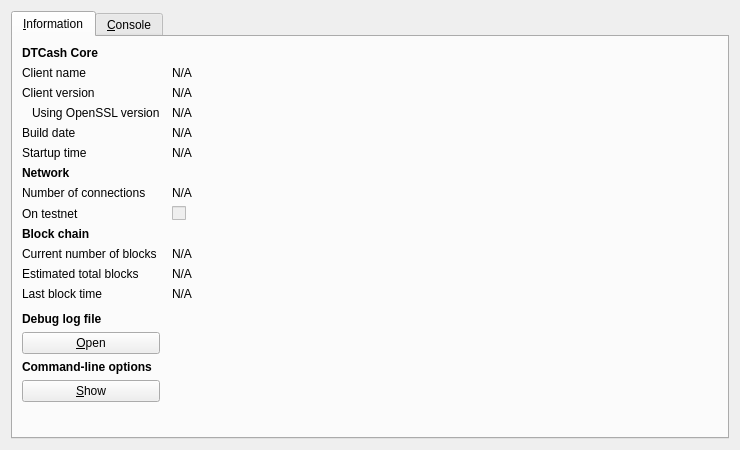
<?xml version="1.0" encoding="UTF-8"?>
<ui version="4.0">
 <class>RPCConsole</class>
 <widget class="QDialog" name="RPCConsole">
  <property name="geometry">
   <rect>
    <x>0</x>
    <y>0</y>
    <width>740</width>
    <height>450</height>
   </rect>
  </property>
  <property name="windowTitle">
   <string>DTCash - Debug window</string>
  </property>
  <layout class="QVBoxLayout" name="verticalLayout_2">
   <item>
    <widget class="QTabWidget" name="tabWidget">
     <property name="currentIndex">
      <number>0</number>
     </property>
     <widget class="QWidget" name="tab_info">
      <attribute name="title">
       <string>&amp;Information</string>
      </attribute>
      <layout class="QGridLayout" name="gridLayout" columnstretch="0,1">
       <property name="horizontalSpacing">
        <number>12</number>
       </property>
       <item row="0" column="0">
        <widget class="QLabel" name="label_9">
         <property name="font">
          <font>
           <weight>75</weight>
           <bold>true</bold>
          </font>
         </property>
         <property name="text">
          <string>DTCash Core</string>
         </property>
        </widget>
       </item>
       <item row="1" column="0">
        <widget class="QLabel" name="label_5">
         <property name="text">
          <string>Client name</string>
         </property>
        </widget>
       </item>
       <item row="1" column="1">
        <widget class="QLabel" name="clientName">
         <property name="cursor">
          <cursorShape>IBeamCursor</cursorShape>
         </property>
         <property name="text">
          <string>N/A</string>
         </property>
         <property name="textFormat">
          <enum>Qt::PlainText</enum>
         </property>
         <property name="textInteractionFlags">
          <set>Qt::LinksAccessibleByMouse|Qt::TextSelectableByKeyboard|Qt::TextSelectableByMouse</set>
         </property>
        </widget>
       </item>
       <item row="2" column="0">
        <widget class="QLabel" name="label_6">
         <property name="text">
          <string>Client version</string>
         </property>
        </widget>
       </item>
       <item row="2" column="1">
        <widget class="QLabel" name="clientVersion">
         <property name="cursor">
          <cursorShape>IBeamCursor</cursorShape>
         </property>
         <property name="text">
          <string>N/A</string>
         </property>
         <property name="textFormat">
          <enum>Qt::PlainText</enum>
         </property>
         <property name="textInteractionFlags">
          <set>Qt::LinksAccessibleByMouse|Qt::TextSelectableByKeyboard|Qt::TextSelectableByMouse</set>
         </property>
        </widget>
       </item>
       <item row="3" column="0">
        <widget class="QLabel" name="label_14">
         <property name="text">
          <string>Using OpenSSL version</string>
         </property>
         <property name="indent">
          <number>10</number>
         </property>
        </widget>
       </item>
       <item row="3" column="1">
        <widget class="QLabel" name="openSSLVersion">
         <property name="cursor">
          <cursorShape>IBeamCursor</cursorShape>
         </property>
         <property name="text">
          <string>N/A</string>
         </property>
         <property name="textFormat">
          <enum>Qt::PlainText</enum>
         </property>
         <property name="textInteractionFlags">
          <set>Qt::LinksAccessibleByMouse|Qt::TextSelectableByKeyboard|Qt::TextSelectableByMouse</set>
         </property>
        </widget>
       </item>
       <item row="4" column="0">
        <widget class="QLabel" name="label_12">
         <property name="text">
          <string>Build date</string>
         </property>
        </widget>
       </item>
       <item row="4" column="1">
        <widget class="QLabel" name="buildDate">
         <property name="cursor">
          <cursorShape>IBeamCursor</cursorShape>
         </property>
         <property name="text">
          <string>N/A</string>
         </property>
         <property name="textFormat">
          <enum>Qt::PlainText</enum>
         </property>
         <property name="textInteractionFlags">
          <set>Qt::LinksAccessibleByMouse|Qt::TextSelectableByKeyboard|Qt::TextSelectableByMouse</set>
         </property>
        </widget>
       </item>
       <item row="5" column="0">
        <widget class="QLabel" name="label_13">
         <property name="text">
          <string>Startup time</string>
         </property>
        </widget>
       </item>
       <item row="5" column="1">
        <widget class="QLabel" name="startupTime">
         <property name="cursor">
          <cursorShape>IBeamCursor</cursorShape>
         </property>
         <property name="text">
          <string>N/A</string>
         </property>
         <property name="textFormat">
          <enum>Qt::PlainText</enum>
         </property>
         <property name="textInteractionFlags">
          <set>Qt::LinksAccessibleByMouse|Qt::TextSelectableByKeyboard|Qt::TextSelectableByMouse</set>
         </property>
        </widget>
       </item>
       <item row="6" column="0">
        <widget class="QLabel" name="label_11">
         <property name="font">
          <font>
           <weight>75</weight>
           <bold>true</bold>
          </font>
         </property>
         <property name="text">
          <string>Network</string>
         </property>
        </widget>
       </item>
       <item row="7" column="0">
        <widget class="QLabel" name="label_7">
         <property name="text">
          <string>Number of connections</string>
         </property>
        </widget>
       </item>
       <item row="7" column="1">
        <widget class="QLabel" name="numberOfConnections">
         <property name="cursor">
          <cursorShape>IBeamCursor</cursorShape>
         </property>
         <property name="text">
          <string>N/A</string>
         </property>
         <property name="textFormat">
          <enum>Qt::PlainText</enum>
         </property>
         <property name="textInteractionFlags">
          <set>Qt::LinksAccessibleByMouse|Qt::TextSelectableByKeyboard|Qt::TextSelectableByMouse</set>
         </property>
        </widget>
       </item>
       <item row="8" column="0">
        <widget class="QLabel" name="label_8">
         <property name="text">
          <string>On testnet</string>
         </property>
        </widget>
       </item>
       <item row="8" column="1">
        <widget class="QCheckBox" name="isTestNet">
         <property name="enabled">
          <bool>false</bool>
         </property>
         <property name="text">
          <string/>
         </property>
        </widget>
       </item>
       <item row="9" column="0">
        <widget class="QLabel" name="label_10">
         <property name="font">
          <font>
           <weight>75</weight>
           <bold>true</bold>
          </font>
         </property>
         <property name="text">
          <string>Block chain</string>
         </property>
        </widget>
       </item>
       <item row="10" column="0">
        <widget class="QLabel" name="label_3">
         <property name="text">
          <string>Current number of blocks</string>
         </property>
        </widget>
       </item>
       <item row="10" column="1">
        <widget class="QLabel" name="numberOfBlocks">
         <property name="cursor">
          <cursorShape>IBeamCursor</cursorShape>
         </property>
         <property name="text">
          <string>N/A</string>
         </property>
         <property name="textFormat">
          <enum>Qt::PlainText</enum>
         </property>
         <property name="textInteractionFlags">
          <set>Qt::LinksAccessibleByMouse|Qt::TextSelectableByKeyboard|Qt::TextSelectableByMouse</set>
         </property>
        </widget>
       </item>
       <item row="11" column="0">
        <widget class="QLabel" name="label_4">
         <property name="text">
          <string>Estimated total blocks</string>
         </property>
        </widget>
       </item>
       <item row="11" column="1">
        <widget class="QLabel" name="totalBlocks">
         <property name="cursor">
          <cursorShape>IBeamCursor</cursorShape>
         </property>
         <property name="text">
          <string>N/A</string>
         </property>
         <property name="textFormat">
          <enum>Qt::PlainText</enum>
         </property>
         <property name="textInteractionFlags">
          <set>Qt::LinksAccessibleByMouse|Qt::TextSelectableByKeyboard|Qt::TextSelectableByMouse</set>
         </property>
        </widget>
       </item>
       <item row="12" column="0">
        <widget class="QLabel" name="label_2">
         <property name="text">
          <string>Last block time</string>
         </property>
        </widget>
       </item>
       <item row="12" column="1">
        <widget class="QLabel" name="lastBlockTime">
         <property name="cursor">
          <cursorShape>IBeamCursor</cursorShape>
         </property>
         <property name="text">
          <string>N/A</string>
         </property>
         <property name="textFormat">
          <enum>Qt::PlainText</enum>
         </property>
         <property name="textInteractionFlags">
          <set>Qt::LinksAccessibleByMouse|Qt::TextSelectableByKeyboard|Qt::TextSelectableByMouse</set>
         </property>
        </widget>
       </item>
       <item row="13" column="0">
        <spacer name="verticalSpacer_2">
         <property name="orientation">
          <enum>Qt::Vertical</enum>
         </property>
         <property name="sizeHint" stdset="0">
          <size>
           <width>20</width>
           <height>20</height>
          </size>
         </property>
        </spacer>
       </item>
       <item row="14" column="0">
        <widget class="QLabel" name="labelDebugLogfile">
         <property name="font">
          <font>
           <weight>75</weight>
           <bold>true</bold>
          </font>
         </property>
         <property name="text">
          <string>Debug log file</string>
         </property>
        </widget>
       </item>
       <item row="15" column="0">
        <widget class="QPushButton" name="openDebugLogfileButton">
         <property name="toolTip">
          <string>Open the DTCash debug log file from the current data directory. This can take a few seconds for large log files.</string>
         </property>
         <property name="text">
          <string>&amp;Open</string>
         </property>
         <property name="autoDefault">
          <bool>false</bool>
         </property>
        </widget>
       </item>
       <item row="16" column="0">
        <widget class="QLabel" name="labelCLOptions">
         <property name="font">
          <font>
           <weight>75</weight>
           <bold>true</bold>
          </font>
         </property>
         <property name="text">
          <string>Command-line options</string>
         </property>
        </widget>
       </item>
       <item row="17" column="0">
        <widget class="QPushButton" name="showCLOptionsButton">
         <property name="toolTip">
          <string>Show the DTCash-Qt help message to get a list with possible DTCash command-line options.</string>
         </property>
         <property name="text">
          <string>&amp;Show</string>
         </property>
         <property name="autoDefault">
          <bool>false</bool>
         </property>
        </widget>
       </item>
       <item row="18" column="0">
        <spacer name="verticalSpacer">
         <property name="orientation">
          <enum>Qt::Vertical</enum>
         </property>
         <property name="sizeHint" stdset="0">
          <size>
           <width>20</width>
           <height>40</height>
          </size>
         </property>
        </spacer>
       </item>
      </layout>
     </widget>
     <widget class="QWidget" name="tab_console">
      <attribute name="title">
       <string>&amp;Console</string>
      </attribute>
      <layout class="QVBoxLayout" name="verticalLayout_3">
       <property name="spacing">
        <number>3</number>
       </property>
       <item>
        <widget class="QTextEdit" name="messagesWidget">
         <property name="minimumSize">
          <size>
           <width>0</width>
           <height>100</height>
          </size>
         </property>
         <property name="readOnly">
          <bool>true</bool>
         </property>
         <property name="tabKeyNavigation" stdset="0">
          <bool>false</bool>
         </property>
         <property name="columnCount" stdset="0">
          <number>2</number>
         </property>
        </widget>
       </item>
       <item>
        <layout class="QHBoxLayout" name="horizontalLayout">
         <property name="spacing">
          <number>3</number>
         </property>
         <item>
          <widget class="QLabel" name="label">
           <property name="text">
            <string notr="true">&gt;</string>
           </property>
          </widget>
         </item>
         <item>
          <widget class="QLineEdit" name="lineEdit"/>
         </item>
         <item>
          <widget class="QPushButton" name="clearButton">
           <property name="maximumSize">
            <size>
             <width>24</width>
             <height>24</height>
            </size>
           </property>
           <property name="toolTip">
            <string>Clear console</string>
           </property>
           <property name="text">
            <string/>
           </property>
           <property name="icon">
            <iconset resource="../bitcoin.qrc">
             <normaloff>:/icons/remove</normaloff>:/icons/remove</iconset>
           </property>
           <property name="shortcut">
            <string notr="true">Ctrl+L</string>
           </property>
           <property name="autoDefault">
            <bool>false</bool>
           </property>
          </widget>
         </item>
        </layout>
       </item>
      </layout>
     </widget>
    </widget>
   </item>
  </layout>
 </widget>
 <resources>
  <include location="../bitcoin.qrc"/>
 </resources>
 <connections/>
</ui>
